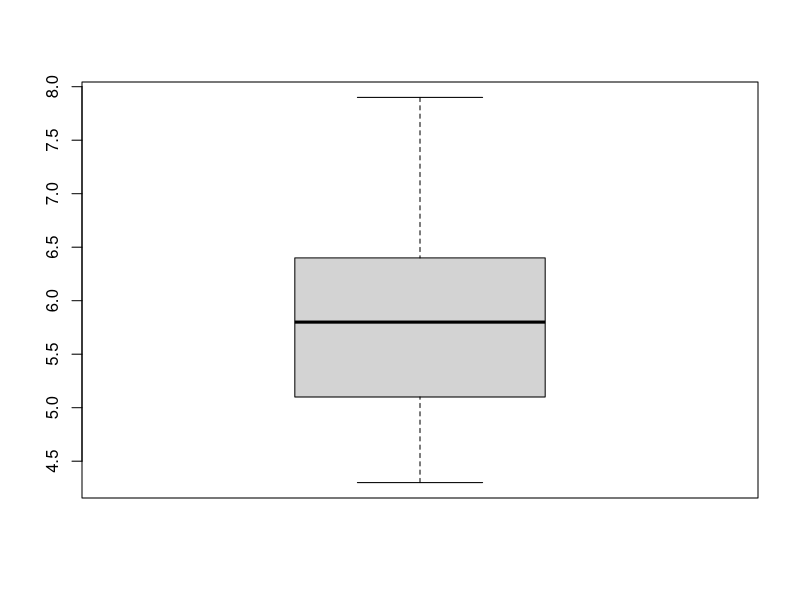
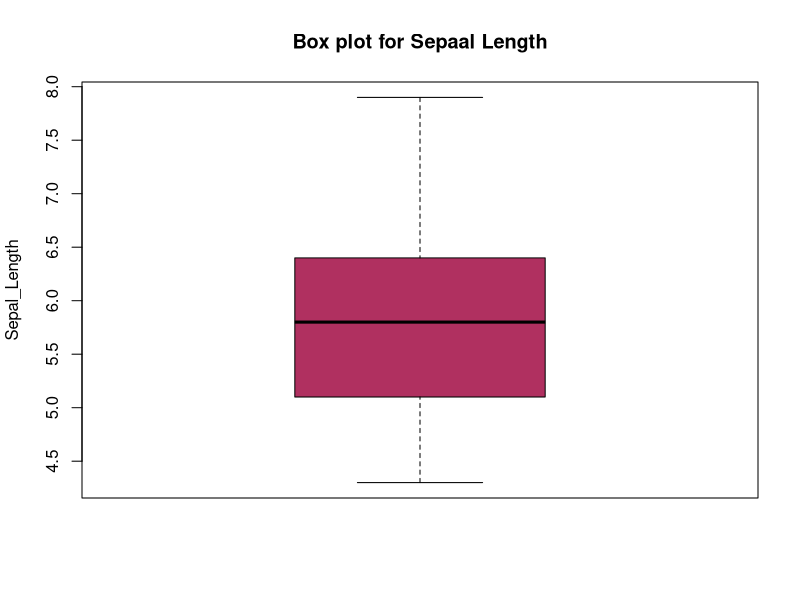
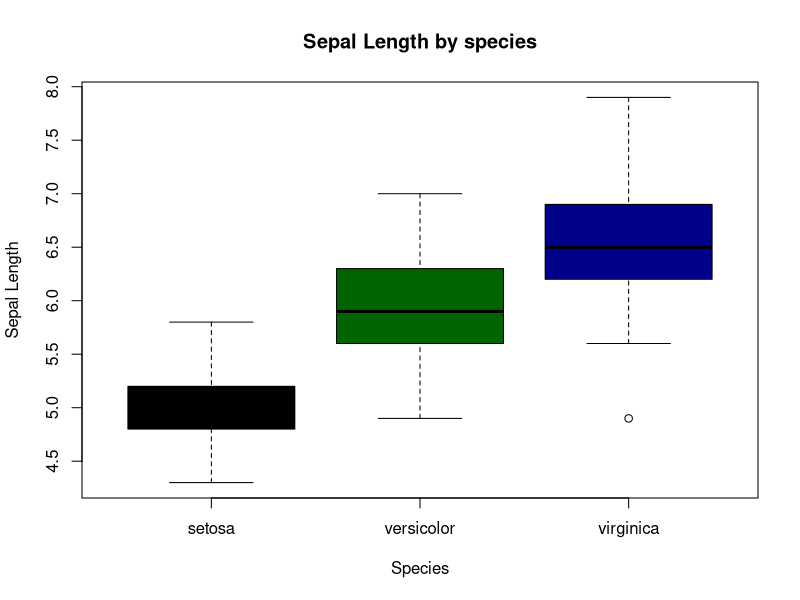
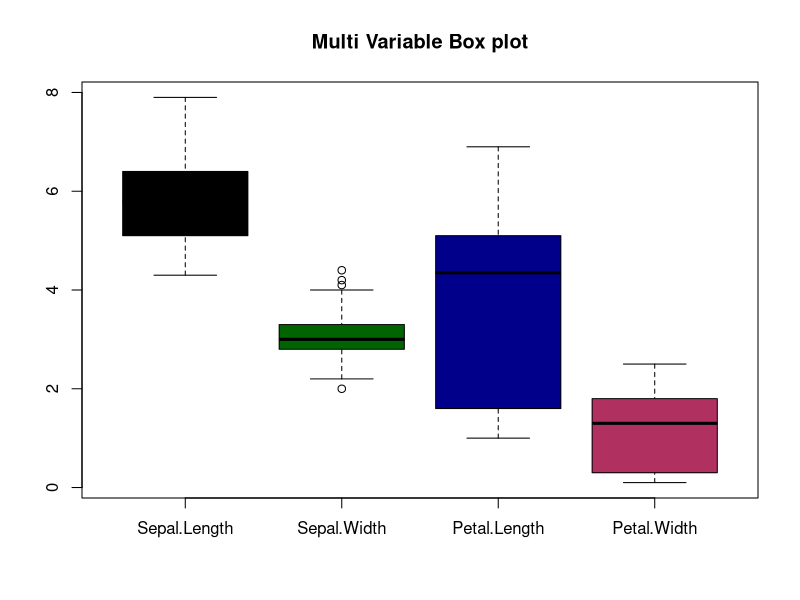

The R source for these figures, in order:
#Load the data
data(iris)
#understand the data
str(iris)
View(iris)
class(iris)
?iris
#basic box plot
boxplot(iris$Sepal.Length)
#add title & lables
boxplot(iris$Sepal.Length,
        main="Box plot for Sepaal Length",
        ylab="Sepal_Length",
        col='maroon')
boxplot(Sepal.Length~Species,
        data=iris,
        main="Sepal Length by species",
        xlab = "Species",
        ylab="Sepal Length",
        col=c('black','darkgreen','darkblue'))
boxplot(iris[,1:4],
        main="Multi Variable Box plot",
        col=c('black','darkgreen','darkblue','maroon'))
#using custom color palette
species_colors<-c("satosa"='pink',
                  "versicolor"='lavender',
                  "virginica"='yellow')

